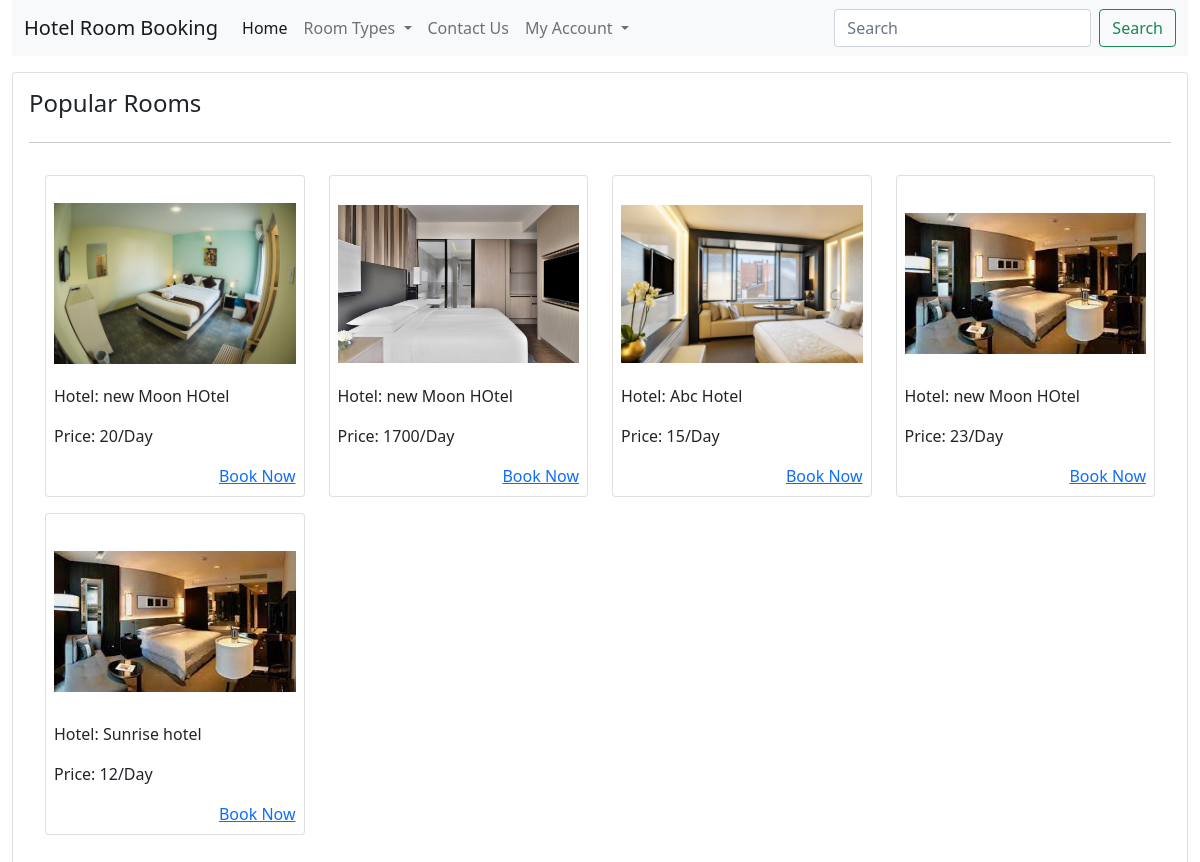
Before: / with the older database file.
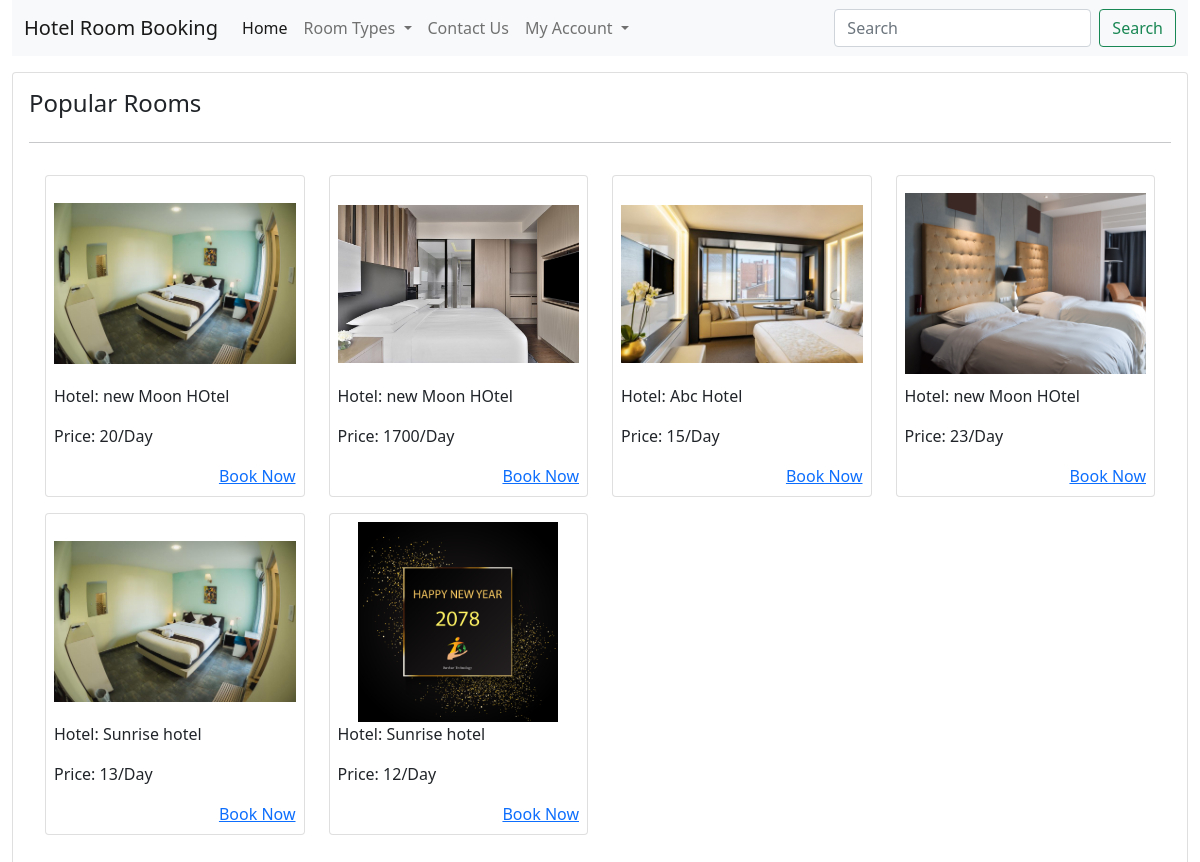
After: the same page with the newer database file.
### hbsapp/models.py (models this page shows, shortened)
class TimeStamp(models.Model):
    created_at = models.DateTimeField(auto_now_add=True)
    updated_at = models.DateTimeField(auto_now=True)
    class Meta:
        abstract = True

class HotelRoom(TimeStamp):
    hotel = models.ForeignKey(Hotel, on_delete=models.RESTRICT)
    room_type = models.CharField(max_length=50, choices=ROOM_TYPE)
    room_code = models.CharField(max_length=50)
    image = models.ImageField(upload_to="rooms")
    description = models.TextField()
    price = models.PositiveIntegerField()
    view_count = models.BigIntegerField(default=0)

class Hotel(TimeStamp):
    name = models.CharField(max_length=200)
    image = models.ImageField(upload_to="hotels", null=True, blank=True)
    address = models.CharField(max_length=200)
    contact = models.CharField(max_length=200)
    email = models.EmailField(unique=True)

### hbsapp/views.py (the view)
# urls.py: path("", ClientHomeView.as_view(), name="clienthome"),
class ClientHomeView(ClientMixin, View):
    def get(self, request, *args, **kwargs):
        context = self.context
        context["all_hotels"] = Hotel.objects.order_by("-id")
        context["popular_rooms"] = HotelRoom.objects.order_by("-view_count")
        return render(request, "clienttemplates/clienthome.html", context)

### hbsapp/views.py (called while the page is built)
    def dispatch(self, request, *args, **kwargs):
        self.context = {
            "roomtypes": ROOM_TYPE
        }
        return super(ClientMixin, self).dispatch(request, *args, **kwargs)

### templates/clienttemplates/clienthome.html (shortened to what this page needs)
{% extends 'clienttemplates/clientbase.html' %}
{% load static %}
{% block content %}
<section class="mt-3">
    <div class="row">
        <div class="col-md-12">
            <div class="card p-3">
                <div class="card-head">
                    <h4>Popular Rooms</h4>
                </div>
                <hr>
                <div class="card-body">
                    <div class="row">
                        {% for room in popular_rooms %}
                        <div class="col-md-3 mb-3">
                            <div class="card p-2 item" style="cursor: pointer;" data-url="{% url 'hbsapp:clientroomdetail' room.room_code room.id %}">
                                <img src="{{room.image.url}}" class="img-fluid" style="height: 200px; object-fit: contain;" alt="">
                                <p>Hotel: {{room.hotel.name}}</p>
                                <p>Price: {{room.price}}/Day</p>
                                <a href="{% url 'hbsapp:clientroomdetail' room.room_code room.id %}" class="text-end">Book Now</a>
                            </div>
                        </div>
                        {% endfor %}
                    </div>
                </div>
            </div>
        </div>
    </div>
</section>
{% endblock %}

### templates/clienttemplates/clientbase.html (shortened to what this page needs)
{% load static %}
<!DOCTYPE html>
<html lang="en">
<head>
    <link href="https://cdn.jsdelivr.net/npm/bootstrap@5.0.0-beta3/dist/css/bootstrap.min.css" rel="stylesheet">
</head>
<body class="container-fluid">
    <nav class="navbar navbar-expand-lg navbar-light bg-light">
        <div class="container-fluid">
            <a class="navbar-brand" href="{% url 'hbsapp:clienthome' %}">Hotel Room Booking</a>
            <div class="collapse navbar-collapse" id="navbarSupportedContent">
                <ul class="navbar-nav me-auto mb-2 mb-lg-0">
                    <li class="nav-item">
                        <a class="nav-link active" aria-current="page" href="{% url 'hbsapp:clienthome' %}">Home</a>
                    </li>
                    <li class="nav-item dropdown">
                        <a class="nav-link dropdown-toggle" href="#" id="navbarDropdown" role="button"
                            data-bs-toggle="dropdown" aria-expanded="false">
                            Room Types
                        </a>
                    </li>
                    <li class="nav-item">
                        <a class="nav-link" href="{% url 'hbsapp:clientcontact' %}">Contact Us</a>
                    </li>
                    <li class="nav-item dropdown">
                        <a class="nav-link dropdown-toggle" href="#" id="navbarDropdown" role="button"
                            data-bs-toggle="dropdown" aria-expanded="false">
                            My Account
                        </a>
                    </li>
                </ul>
                <form class="d-flex" action="{% url 'hbsapp:clientsearch' %}">
                    <input class="form-control me-2" type="search" placeholder="Search" name="keyword" aria-label="Search" required>
                    <button class="btn btn-outline-success" type="submit">Search</button>
                </form>
            </div>
        </div>
    </nav>
    {% block content %}
    {% endblock %}
</body>
</html>

Changed rows visible on the page:
changed HotelRoom (number 4 of 6 on the later page): image: a different picture
changed HotelRoom (number 5 of 6 on the later page): image: a different picture; price "12" → "13"
added HotelRoom: image (picture), hotel.name "Sunrise hotel", price "12"
